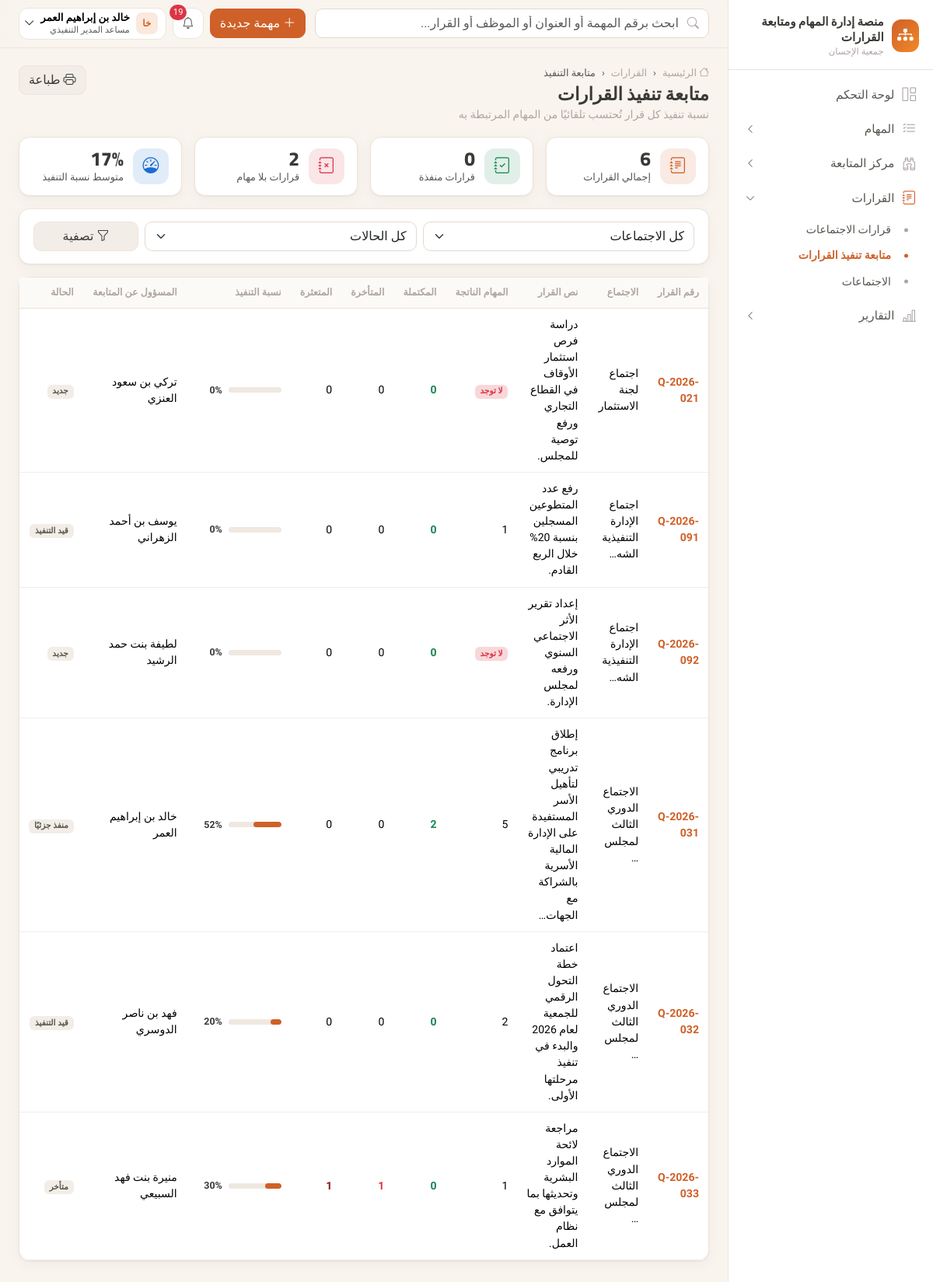
Page /decisions/tracking/ (signed in) on the committed database.
### apps/accounts/models.py (models this page shows, shortened)
class User(AbstractBaseUser, PermissionsMixin):
    email = models.EmailField("البريد الإلكتروني", unique=True)
    phone = models.CharField("رقم الجوال", max_length=20, unique=True, null=True, blank=True)
    full_name = models.CharField("الاسم الكامل", max_length=150)
    role = models.ForeignKey(Role, verbose_name="الدور", on_delete=models.PROTECT, null=True, related_name="users")
    is_active = models.BooleanField("الحساب نشط", default=True)
    is_staff = models.BooleanField(default=False)
    date_joined = models.DateTimeField(default=timezone.now)
    failed_login_count = models.PositiveSmallIntegerField(default=0)
    locked_until = models.DateTimeField(null=True, blank=True)
    otp_enabled = models.BooleanField("تفعيل التحقق الثنائي", default=False)
    must_change_password = models.BooleanField(default=False)
    objects = UserManager()
    USERNAME_FIELD = "email"
    EMAIL_FIELD = "email"
    REQUIRED_FIELDS = ["full_name"]
    class Meta:
        db_table = "users"
        verbose_name = "مستخدم"
        indexes = [models.Index(fields=["is_active"])]
    @cached_property
    def permission_codes(self):
        if not self.role_id:
            return frozenset()
        return frozenset(self.role.permissions.values_list("code", flat=True))

class Role(models.Model):
    code = models.CharField("الرمز", max_length=40, unique=True, choices=ROLES)
    name = models.CharField("الاسم", max_length=80)
    description = models.TextField("الوصف", blank=True)
    permissions = models.ManyToManyField(Permission, related_name="roles", blank=True, db_table="role_permissions")
    is_system = models.BooleanField(default=True)
    class Meta:
        db_table = "roles"
        verbose_name = "دور"

### apps/meetings/models.py (models this page shows, shortened)
class MeetingDecision(models.Model):
    class Status(models.TextChoices):
        NEW = "new", "جديد"
        IN_PROGRESS = "in_progress", "قيد التنفيذ"
        PARTIAL = "partial", "منفذ جزئيًا"
        IMPLEMENTED = "implemented", "منفذ"
        DELAYED = "delayed", "متأخر"
        CANCELLED = "cancelled", "ملغى"
    number = models.CharField("رقم القرار", max_length=40, unique=True)
    meeting = models.ForeignKey(Meeting, verbose_name="الاجتماع", on_delete=models.PROTECT, related_name="decisions")
    text = models.TextField("نص القرار")
    decision_date = models.DateField("تاريخ القرار", default=timezone.localdate)
    due_date = models.DateField("الموعد المستهدف للتنفيذ", null=True, blank=True)
    status = models.CharField("حالة القرار", max_length=20, choices=Status.choices, default=Status.NEW)
    followup_owner = models.ForeignKey(
        "organization.Employee", verbose_name="المسؤول عن المتابعة", null=True, blank=True,
        on_delete=models.SET_NULL, related_name="followed_decisions",
    )
    implementation_pct = models.PositiveSmallIntegerField("نسبة التنفيذ", default=0)
    tasks = models.ManyToManyField("tasks.Task", through="DecisionTask", related_name="decisions", blank=True)
    created_by = models.ForeignKey(settings.AUTH_USER_MODEL, null=True, on_delete=models.SET_NULL, related_name="+")
    created_at = models.DateTimeField(auto_now_add=True)
    updated_at = models.DateTimeField(auto_now=True)
    class Meta:
        db_table = "meeting_decisions"
        ordering = ["-decision_date", "-id"]
        indexes = [models.Index(fields=["status"]), models.Index(fields=["meeting", "decision_date"])]
    def get_absolute_url(self):
        return reverse("meetings:decision_detail", args=[self.pk])

class Meeting(models.Model):
    number = models.CharField("رقم الاجتماع", max_length=40, unique=True)
    title = models.CharField("اسم الاجتماع", max_length=250)
    committee = models.CharField("اللجنة", max_length=150)
    date = models.DateField("تاريخ الاجتماع", default=timezone.localdate)
    location = models.CharField("المكان", max_length=150, blank=True)
    notes = models.TextField("ملاحظات", blank=True)
    external_ref = models.CharField("مرجع منصة الاجتماعات", max_length=100, blank=True)
    created_by = models.ForeignKey(settings.AUTH_USER_MODEL, null=True, on_delete=models.SET_NULL, related_name="+")
    created_at = models.DateTimeField(auto_now_add=True)
    class Meta:
        db_table = "meetings"
        ordering = ["-date", "-id"]
        indexes = [models.Index(fields=["committee", "date"])]

### apps/organization/models.py (models this page shows, shortened)
class Employee(models.Model):
    class Status(models.TextChoices):
        ACTIVE = "active", "على رأس العمل"
        LEAVE = "leave", "في إجازة"
        INACTIVE = "inactive", "غير نشط"
    user = models.OneToOneField(
        settings.AUTH_USER_MODEL, verbose_name="حساب المستخدم", null=True, blank=True,
        on_delete=models.SET_NULL, related_name="employee",
    )
    employee_no = models.CharField("رقم الموظف", max_length=30, unique=True)
    full_name = models.CharField("الاسم", max_length=150)
    job_title = models.CharField("المسمى الوظيفي", max_length=150, blank=True)
    manager = models.ForeignKey("self", verbose_name="المدير المباشر", null=True, blank=True, on_delete=models.SET_NULL, related_name="reports")
    units = models.ManyToManyField(Unit, through="EmployeeUnit", related_name="employees", verbose_name="الوحدات")
    join_date = models.DateField("تاريخ الانضمام", null=True, blank=True)
    photo = models.FileField("صورة", upload_to=secure_upload_path, null=True, blank=True)
    status = models.CharField("الحالة", max_length=20, choices=Status.choices, default=Status.ACTIVE)
    created_at = models.DateTimeField(auto_now_add=True)
    class Meta:
        db_table = "employees"
        ordering = ["full_name"]
        verbose_name = "موظف"
        indexes = [models.Index(fields=["status"])]

### apps/meetings/views.py (the view)
# urls.py: path("tracking/", views.tracking, name="tracking"),
@perm_required("decisions.view")
def tracking(request):
    today = timezone.localdate()
    qs = MeetingDecision.objects.select_related("meeting", "followup_owner").prefetch_related("tasks").order_by("-decision_date")
    if request.GET.get("status"):
        qs = qs.filter(status=request.GET["status"])
    if request.GET.get("meeting"):
        qs = qs.filter(meeting_id=request.GET["meeting"])
    rows = []
    for d in qs:
        tasks = [t for t in d.tasks.all() if t.status != "cancelled"]
        rows.append({
            "d": d, "total": len(tasks),
            "done": sum(1 for t in tasks if t.status in DONE_STATUSES),
            "late": sum(1 for t in tasks if t.status in ACTIVE_STATUSES and t.due_date < today),
            "stalled": sum(1 for t in tasks if t.status == "stalled"),
        })
    summary = {
        "decisions": len(rows), "implemented": sum(1 for r in rows if r["d"].status == "implemented"),
        "without_tasks": sum(1 for r in rows if r["total"] == 0),
        "avg": round(sum(r["d"].implementation_pct for r in rows) / len(rows)) if rows else 0,
    }
    return render(request, "meetings/tracking.html", {"rows": rows, "summary": summary, "meetings": Meeting.objects.all(),
                                                      "statuses": MeetingDecision.Status.choices})

### templates/meetings/tracking.html (shortened to what this page needs)
{% extends "base.html" %}
{% load ui %}
{% block breadcrumbs %}<li class="breadcrumb-item"><a href="{% url 'meetings:decisions' %}">القرارات</a></li><li class="breadcrumb-item active">متابعة التنفيذ</li>{% endblock %}
{% block page_title %}متابعة تنفيذ القرارات{% endblock %}
{% block page_sub %}نسبة تنفيذ كل قرار تُحتسب تلقائيًا من المهام المرتبطة به{% endblock %}
{% block page_actions %}<button class="btn btn-soft" onclick="window.print()"><i class="bi bi-printer"></i> طباعة</button>{% endblock %}
{% block content %}
<div class="row g-3 mb-3">
  <div class="col-6 col-md-3">{% include "partials/kpi.html" with value=summary.decisions label="إجمالي القرارات" icon="bi-journal-text" %}</div>
  <div class="col-6 col-md-3">{% include "partials/kpi.html" with value=summary.implemented label="قرارات منفذة" icon="bi-journal-check" color="#198754" %}</div>
  <div class="col-6 col-md-3">{% include "partials/kpi.html" with value=summary.without_tasks label="قرارات بلا مهام" icon="bi-journal-x" color="#dc3545" %}</div>
  <div class="col-6 col-md-3">{% include "partials/kpi.html" with value=summary.avg|stringformat:"s"|add:"%" label="متوسط نسبة التنفيذ" icon="bi-speedometer" color="#1c6dd0" %}</div>
</div>
<div class="card mb-3 no-print"><div class="card-body"><form class="row g-2">
  <div class="col-md-5"><select name="meeting" class="form-select"><option value="">كل الاجتماعات</option></select></div>
  <div class="col-md-5"><select name="status" class="form-select"><option value="">كل الحالات</option></select></div>
  <div class="col-md-2"><button class="btn btn-soft w-100"><i class="bi bi-funnel"></i> تصفية</button></div>
</form></div></div>
<div class="card">
  <div class="table-responsive"><table class="table table-hover">
    <thead><tr><th>رقم القرار</th><th>الاجتماع</th><th>نص القرار</th><th>المهام الناتجة</th><th>المكتملة</th><th>المتأخرة</th><th>المتعثرة</th><th>نسبة التنفيذ</th><th>المسؤول عن المتابعة</th><th>الحالة</th></tr></thead>
    <tbody>{% for r in rows %}<tr>
      <td><a href="{{ r.d.get_absolute_url }}" class="fw-bold">{{ r.d.number }}</a></td>
      <td class="small">{{ r.d.meeting.title|truncatechars:30 }}</td>
      <td class="small" style="max-width:280px">{{ r.d.text|truncatechars:90 }}</td>
      <td>{% if r.total %}{{ r.total }}{% else %}<span class="badge bg-danger-subtle text-danger">لا توجد</span>{% endif %}</td>
      <td class="text-success fw-bold">{{ r.done }}</td><td class="{% if r.late %}text-danger fw-bold{% endif %}">{{ r.late }}</td><td class="{% if r.stalled %}text-stalled fw-bold{% endif %}">{{ r.stalled }}</td>
      <td style="min-width:130px">{% progress_bar r.d.implementation_pct %}</td>
      <td class="small">{{ r.d.followup_owner.full_name|default:"—" }}</td>
      <td><span class="badge badge-soft">{{ r.d.get_status_display }}</span></td>
    </tr>{% empty %}<tr><td colspan="10">{% include "partials/empty.html" with icon="bi-journal" title="لا توجد قرارات" %}</td></tr>{% endfor %}</tbody>
  </table></div>
</div>
{% endblock %}

### templates/base.html (shortened to what this page needs)
{% load static ui %}<!doctype html>
<html lang="ar" dir="rtl">
<head>
  <link rel="stylesheet" href="https://cdn.jsdelivr.net/npm/bootstrap@5.3.3/dist/css/bootstrap.rtl.min.css">
  <link rel="stylesheet" href="https://cdn.jsdelivr.net/npm/bootstrap-icons@1.11.3/font/bootstrap-icons.min.css">
  <link rel="stylesheet" href="https://cdn.jsdelivr.net/npm/tom-select@2.3.1/dist/css/tom-select.bootstrap5.min.css">
  <link rel="stylesheet" href="{% static 'css/app.css' %}">
</head>
<body>
{% block body %}
<div class="app-shell">
  <aside class="sidebar" aria-label="القائمة الرئيسية">
    <div class="brand-box">
      {% if ORG.logo %}<img src="{% url 'branding_logo' %}" alt="" style="width:42px;height:42px;object-fit:contain;border-radius:10px">{% else %}<div class="brand-logo"><i class="bi bi-diagram-3-fill"></i></div>{% endif %}
      <div>
        <div class="brand-title">{{ PLATFORM_NAME }}</div>
        <div class="brand-sub">{{ ORG_SHORT }}</div>
      </div>
    </div>
    <nav>
      {% for item in menu %}
        {% if item.children %}
          <button class="nav-group-btn {% if item.active %}active{% endif %}" data-bs-toggle="collapse" data-bs-target="#nav-{{ forloop.counter }}" aria-expanded="{% if item.active %}true{% else %}false{% endif %}">
            <i class="bi {{ item.icon }}"></i><span>{{ item.label }}</span><i class="bi bi-chevron-left chev"></i>
          </button>
          <div class="collapse {% if item.active %}show{% endif %}" id="nav-{{ forloop.counter }}">
            <div class="nav-sub">
              {% for c in item.children %}<a href="{{ c.url }}" class="{% if c.active %}active{% endif %}">{{ c.label }}</a>{% endfor %}
            </div>
          </div>
        {% else %}
          <a class="nav-item-link {% if item.active %}active{% endif %}" href="{{ item.url }}"><i class="bi {{ item.icon }}"></i><span>{{ item.label }}</span></a>
        {% endif %}
      {% endfor %}
    </nav>
  </aside>
  <div class="main">
    <header class="topbar">
      <form class="search" action="{% url 'tasks:search' %}" method="get" role="search">
        <i class="bi bi-search"></i>
        <input class="form-control" type="search" name="q" value="{{ request.GET.q|default:'' }}" placeholder="ابحث برقم المهمة أو العنوان أو الموظف أو القرار...">
      </form>
      <div class="ms-auto d-flex align-items-center gap-2">
        {% if user|can:"tasks.create" %}
        <a href="{% url 'tasks:create' %}" class="btn btn-brand d-none d-md-inline-flex align-items-center gap-1"><i class="bi bi-plus-lg"></i> مهمة جديدة</a>
        {% endif %}
        <div class="dropdown">
          <button class="top-icon" data-bs-toggle="dropdown" aria-label="التنبيهات" data-unread-url="{% url 'notifications:unread_count' %}">
            <i class="bi bi-bell"></i>{% if unread_count %}<span class="dot">{{ unread_count }}</span>{% endif %}
          </button>
        </div>
        <div class="dropdown">
          <button class="user-chip" data-bs-toggle="dropdown">
            <span class="avatar sm">{{ user.full_name|initials }}</span>
            <span class="d-none d-sm-block text-start lh-sm">
              <span class="d-block small fw-semibold">{{ user.full_name }}</span>
              <span class="d-block text-muted" style="font-size:.7rem">{{ user.role.name|default:"—" }}</span>
            </span>
            <i class="bi bi-chevron-down small"></i>
          </button>
        </div>
      </div>
    </header>
    <main class="content">
      <div class="page-head">
        <div>
          <nav aria-label="breadcrumb"><ol class="breadcrumb">
            <li class="breadcrumb-item"><a href="{% url 'dashboard:home' %}"><i class="bi bi-house"></i> الرئيسية</a></li>
            {% block breadcrumbs %}{% endblock %}
          </ol></nav>
          <h1>{% block page_title %}{% endblock %}</h1>
          <div class="sub">{% block page_sub %}{% endblock %}</div>
        </div>
        <div class="d-flex gap-2 flex-wrap no-print">{% block page_actions %}{% endblock %}</div>
      </div>
      {% block content %}{% endblock %}
    </main>
  </div>
</div>
{% endblock %}
<div class="toast-container position-fixed bottom-0 start-0 p-3">
</div>
</body>
</html>

### rows in the picture
User: full_name|initials "خا", full_name "خالد بن إبراهيم العمر", role.name "مساعد المدير التنفيذي"
MeetingDecision: d.number "Q-2026-021", d.meeting "اجتماع لجنة الاستثمار", d.text "دراسة فرص استثمار الأوقاف في القطاع التجاري ورفع توصية للمجلس.", shows "لا توجد", done "0", late "0", stalled "0", implementation_pct "0%", d.followup_owner.full_name "تركي بن سعود العنزي", d.status "جديد"
MeetingDecision: d.number "Q-2026-091", d.meeting "اجتماع الإدارة التنفيذية الشه…", d.text "رفع عدد المتطوعين المسجلين بنسبة 20% خلال الربع القادم.", total "1", done "0", late "0", stalled "0", implementation_pct "0%", d.followup_owner.full_name "يوسف بن أحمد الزهراني", d.status "قيد التنفيذ"
MeetingDecision: d.number "Q-2026-092", d.meeting "اجتماع الإدارة التنفيذية الشه…", d.text "إعداد تقرير الأثر الاجتماعي السنوي ورفعه لمجلس الإدارة.", shows "لا توجد", done "0", late "0", stalled "0", implementation_pct "0%", d.followup_owner.full_name "لطيفة بنت حمد الرشيد", d.status "جديد"
MeetingDecision: d.number "Q-2026-031", d.meeting "الاجتماع الدوري الثالث لمجلس …", d.text "إطلاق برنامج تدريبي لتأهيل الأسر المستفيدة على الإدارة المالية الأسرية بالشراكة مع الجهات…", total "5", done "2", late "0", stalled "0", implementation_pct "52%", d.followup_owner.full_name "خالد بن إبراهيم العمر", d.status "منفذ جزئيًا"
MeetingDecision: d.number "Q-2026-032", d.meeting "الاجتماع الدوري الثالث لمجلس …", d.text "اعتماد خطة التحول الرقمي للجمعية لعام 2026 والبدء في تنفيذ مرحلتها الأولى.", total "2", done "0", late "0", stalled "0", implementation_pct "20%", d.followup_owner.full_name "فهد بن ناصر الدوسري", d.status "قيد التنفيذ"
MeetingDecision: d.number "Q-2026-033", d.meeting "الاجتماع الدوري الثالث لمجلس …", d.text "مراجعة لائحة الموارد البشرية وتحديثها بما يتوافق مع نظام العمل.", total "1", done "0", late "1", stalled "1", implementation_pct "30%", d.followup_owner.full_name "منيرة بنت فهد السبيعي", d.status "متأخر"

### other values in the picture
{{ PLATFORM_NAME }} "منصة إدارة المهام ومتابعة القرارات"
{{ ORG_SHORT }} "جمعية الإحسان"
{{ item.label }} "لوحة التحكم"
{{ item.label }} "المهام" "مركز المتابعة" "القرارات" "التقارير"
{{ c.label }} "قرارات الاجتماعات" "متابعة تنفيذ القرارات" "الاجتماعات"
{{ unread_count }} "19"
{{ value }} "6 0 2 17%"
{{ label }} "إجمالي القرارات قرارات منفذة قرارات بلا مهام متوسط نسبة التنفيذ"
